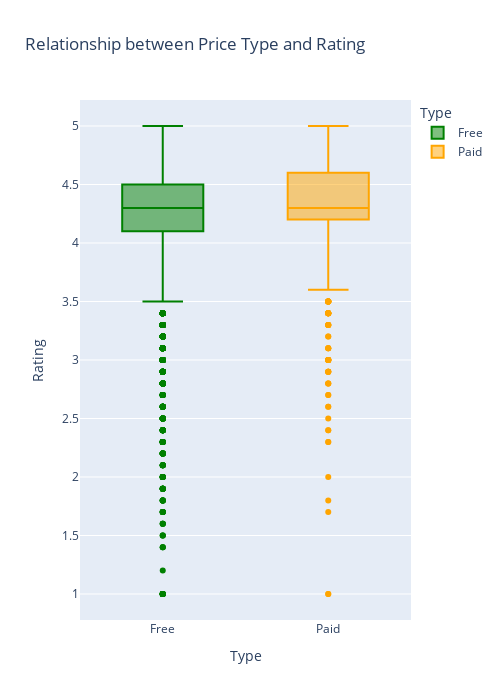

Notebook source saved alongside this figure:
### Code cell
fig = px.box(apps, x='Type', y='Rating', color='Type',
             color_discrete_map={'Paid': 'orange', 'Free': 'green'},
             title='Relationship between Price Type and Rating',
             width=500, height=700)  # שינוי גודל הגרף

# הגדרת שמות צירים
fig.update_layout(
    xaxis_title='Type',
    yaxis_title='Rating'
)

# הצגת הגרף
fig.show()

### Figure 1 — Plotly figure (JSON) as saved in the notebook; plotly's stock layout.template omitted (floating-point values rounded to 4 significant figures; data arrays with more than 128 entries replaced by an {"elided": "..."} marker saying what was removed)
{"data": [{"alignmentgroup": "True", "hovertemplate": "Type=%{x}<br>Rating=%{y}<extra></extra>", "legendgroup": "Free", "marker": {"color": "green"}, "name": "Free", "notched": false, "offsetgroup": "Free", "orientation": "v", "showlegend": true, "type": "box", "x": {"elided": "9577 str values"}, "x0": " ", "xaxis": "x", "y": {"elided": "9577 float values"}, "y0": " ", "yaxis": "y"}, {"alignmentgroup": "True", "hovertemplate": "Type=%{x}<br>Rating=%{y}<extra></extra>", "legendgroup": "Paid", "marker": {"color": "orange"}, "name": "Paid", "notched": false, "offsetgroup": "Paid", "orientation": "v", "showlegend": true, "type": "box", "x": {"elided": "761 str values"}, "x0": " ", "xaxis": "x", "y": {"elided": "761 float values"}, "y0": " ", "yaxis": "y"}], "layout": {"boxmode": "overlay", "height": 700, "legend": {"title": {"text": "Type"}, "tracegroupgap": 0}, "title": {"text": "Relationship between Price Type and Rating"}, "width": 500, "xaxis": {"anchor": "y", "autorange": true, "categoryarray": ["Free", "Paid"], "categoryorder": "array", "domain": [0, 1], "range": [-0.5, 1.5], "title": {"text": "Type"}, "type": "category"}, "yaxis": {"anchor": "x", "autorange": true, "domain": [0, 1], "range": [0.7778, 5.222], "title": {"text": "Rating"}, "type": "linear"}}}
